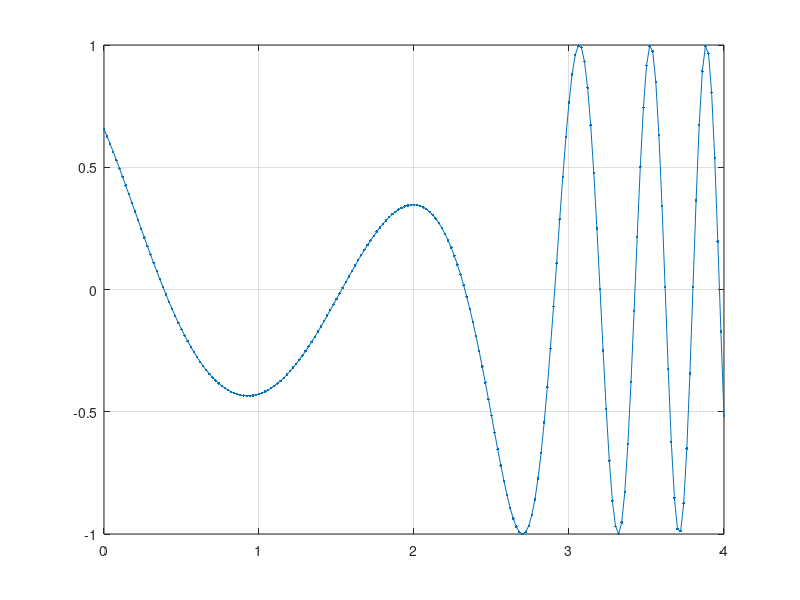

This chart was generated by the following MATLAB code: (Note: this script raises an error after producing the figure.)
clear all;
close all;

x = @ (t) sin(sin(t).*t.^2 - 2.*t + 7);

t1 = 0:0.02:4;

P = x(t1);

plot(t1, P, '.-'); grid;

for i = 1:2
    Pi(i) = P(3 - i);
end

for i = 1:size(P, 2) - 3
    PM(i) = P(i + 2);
end

for i = 1:size(P, 2) - 3
    PM1(i) = P(i + 3);
end

% 1 / максимальное ограничение сверху
lr = maxlinlr(P, 'bias');

% линейная сеть, вход, выход, задержки, максимальная скорость
net = newlin([-1, 1], [-1, 1], [0 1 2], lr);

net.inputweights{1, 1}.initFcn = 'rands';
net.biases{1}.initFcn = 'rands';

net = init(net);

IW = net.IW{1, 1};
b = net.b{1};

M1 = sqrt(mse(P - net(P)));

Pi = con2seq(Pi);
PM = con2seq(PM);
PM1 = con2seq(PM1);
P = con2seq(P);

% точность
net.trainParam.goal = 1E-6;
net.trainParam.epochs = 600;
net = train(net, PM, PM1, Pi);

Y = net(P);

Y = seq2con(Y); Y = Y{1};
PM = seq2con(PM); PM = PM{1};
P = seq2con(P); P = P{1};

t3 = 0.02:0.02:4.02;
X = x(t3);

E = X - Y;

M2 = sqrt(mse(Y-X));

figure;

subplot(211);
plot(t1, P, 'b', t1, Y, 'r--'); grid;

subplot(212);
plot(t3, E, 'g'); grid;

% t4 = 0:0.02:4.4;
% P1 = x(t4);
% P2 = con2seq(P1);
% Y1 = sim(net, P2);
% 
% Y1 = seq2con(Y1);
% t5 = 0:0.02:4.42;
% X1 = x(t5);
% 
% E1 = X1 - Y1;
% 
% M3 = sqrt(mse(Y1 - X1));
% 
% figure
% 
% subplot(211);
% plot(t4, P1, 'b', t4, Y1, 'r--'); grid;
% 
% subplot(212)
% plot(t5, E1, 'g'); grid;
% 
% Pp = [P(199), P(200), P(201)];

